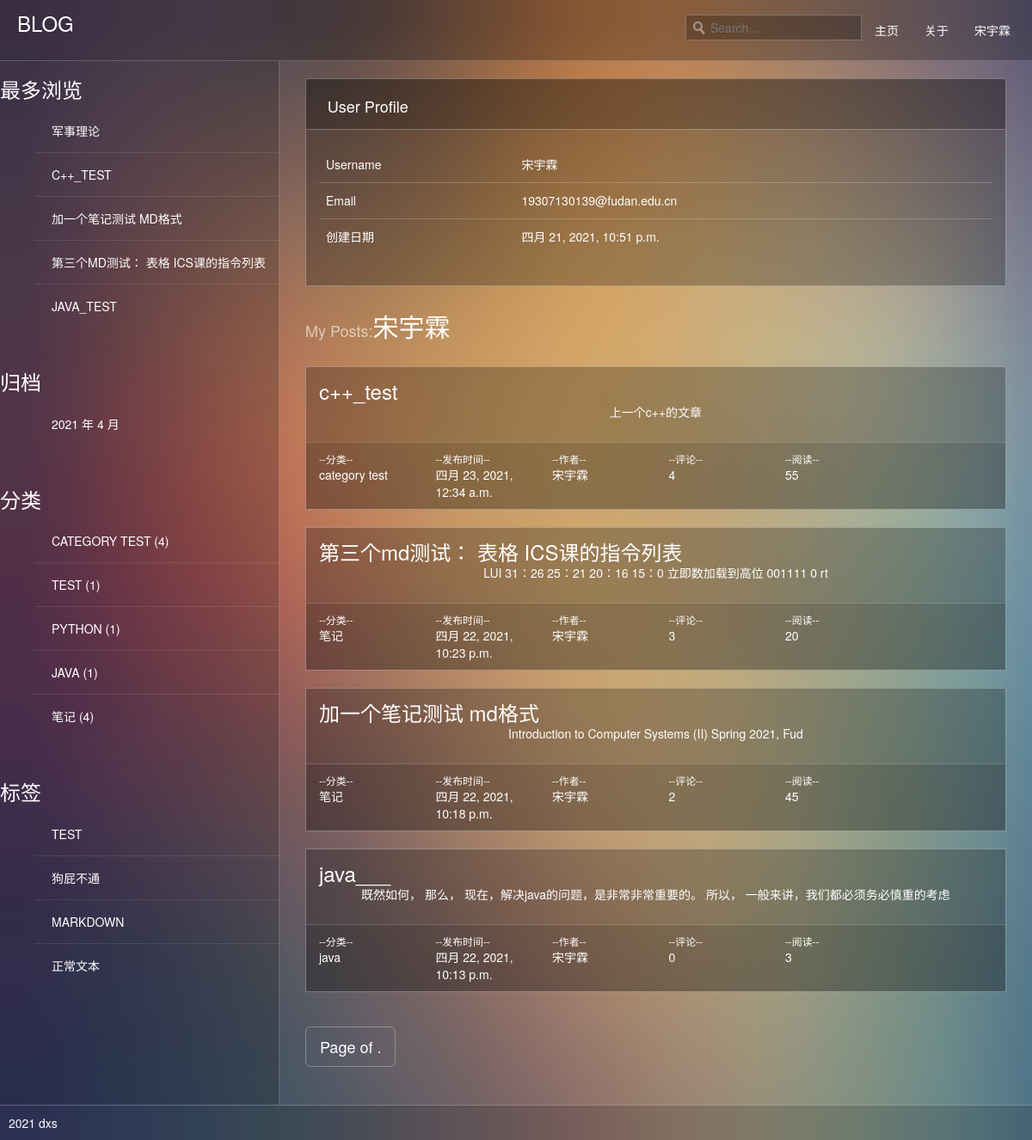
/profile/戴旭书/ (signed in), run on the app's committed database.
### blog/models.py (models this page shows, shortened)
class Post(models.Model):
    def get_absolute_url(self):
        return reverse('blog:detail', kwargs={'pk': self.pk})
    title = models.CharField(max_length=70)
    body = models.TextField()
    created_time = models.DateTimeField('创建时间',default=timezone.now)
    modified_time = models.DateTimeField()
    excerpt = models.CharField(max_length=200, blank=True)
    category = models.ForeignKey(Category, on_delete=models.CASCADE)
    author = models.ForeignKey(User, on_delete=models.CASCADE)
    views = models.PositiveIntegerField(default=0, editable=False)

class Category(models.Model):
    name = models.CharField(max_length=100)

class Tag(models.Model):
    name = models.CharField(max_length=100)

### blog/views.py (the view, shortened to what this page needs)
# urls.py: path('profile/<str:name>/', views.profile, name='profile'),
def profile(request,name):
    message=None
    post_list=Post.objects.filter(author=request.user).order_by('-created_time')
    return render(request,'blog/profile.html',context={'post_list':post_list,'message':message
    })

### blog/templatetags/blog_extras.py (called while the page is built)
@register.inclusion_tag('blog/inclusions/_most_viewed.html', takes_context=True)
def show_recent_posts(context, num=5):
    return {
        'most_viewed_list': Post.objects.all().order_by('-views')[:num],
    }

@register.inclusion_tag('blog/inclusions/_archives.html', takes_context=True)
def show_archives(context):
    return {
        'date_list': Post.objects.dates('created_time', 'month', order='DESC'),
    }

@register.inclusion_tag('blog/inclusions/_categories.html', takes_context=True)
def show_categories(context):
    category_list = Category.objects.annotate(num_posts=Count('post')).filter(num_posts__gt=0)
    return {
        'category_list': category_list,
    }

@register.inclusion_tag('blog/inclusions/_tags.html', takes_context=True)
def show_tags(context):
    tag_list = Tag.objects.all()
    return {
        'tag_list': tag_list,
    }

### templates/blog/profile.html (shortened to what this page needs)
{% extends 'base.html' %}
{% block main %}
  <div class="page-content">
    <div class="content container">
      <div class="row">
        <div class="col-lg-12">
          <div class="widget">
            <div class="widget-header">
              <h3>User Profile</h3>
            </div>
            <div class="widget-content">
              <table class="table">
                <thead>
                  <tr>
                    <th>Username</th>
                    <th>{{request.user.username}}</th>
                  </tr>
                </thead>
                <tbody>
                  <tr>
                    <td>Email</td>
                    <td>{{request.user.email}}</td>
                  </tr>
                  <tr>
                    <td>创建日期</td>
                    <td>{{request.user.date_joined}}</td>
                  </tr>
                </tbody>
              </table>
            </div>
          </div>
        </div>
      </div>
      <div class="row">
        <div class="col-lg-12">
          <h2 class="page-title"> <small>My Posts:</small>{{request.user.username}}</h2>
        </div>
      </div>
      {%for post in post_list %}
      <div class="row">
        <div class="col-lg-12">
          <div class="widget-container">
            <div class="padded"> <a href="{{ post.get_absolute_url }}"><span class="h3">{{post.title}}</span></a>
              <div class="text-center padder m-t"> <p>{{post.excerpt}}</p> </div>
            </div>
            <div class="widget-footer lt">
              <div class="row">
                <div class="col-xs-2"> <small class="text-muted block">--分类--</small> <span>{{post.category.name}}</span> </div>
                <div class="col-xs-2"> <small class="text-muted block">--发布时间--</small> <span>{{post.created_time}}</span> </div>
                <div class="col-xs-2"> <small class="text-muted block">--作者--</small> <span>{{post.author}}</span> </div>
                <div class="col-xs-2"> <small class="text-muted block">--评论--</small> <span>{{post.comment_set.count}}</span> </div>
                <div class="col-xs-2"> <small class="text-muted block">--阅读--</small> <span>{{post.views}}</span> </div>
              </div>
            </div>
          </div>
        </div>
      </div>
      {% endfor %}
      <div>
        <ul class="pagination pagination-lg">
          <li><a href="#">Page {{ post_list.number }} of {{ post_list.paginator.num_pages }}.</a></li>
        </ul>
      </div>
    </div>
  </div>
{% endblock main %}

### templates/base.html (shortened to what this page needs)
{% load static %}
{% load blog_extras %}
<!DOCTYPE html>
<html>
<head>
<link href="{% static 'blog/css/bootstrap.css' %}" rel="stylesheet" media="screen">
<link href="{% static 'blog/css/thin-admin.css' %}" rel="stylesheet" media="screen">
<link href="{% static 'blog/css/font-awesome.css' %}" rel="stylesheet" media="screen">
<link href="{% static 'blog/style/style.css' %}" rel="stylesheet">
<link href="{% static 'blog/style/dashboard.css' %}" rel="stylesheet">
<link href="{% static 'blog/assets/jquery-easy-pie-chart/jquery.easy-pie-chart.css' %}" rel="stylesheet" type="text/css" media="screen"/>
</head>
<body >
{% if request.user.username %}
<div class="container">
  <div class="top-navbar header b-b"> <a data-original-title="Toggle navigation" class="toggle-side-nav pull-left" href="#"> </a>
    <div class="brand pull-left"> <a href="{% url 'blog:index' %}">BLOG</a></div>
    <ul class="nav navbar-nav navbar-right">
      <form class="pull-left" action="{% url 'blog:index' %}" method="post">
      <input type="search" placeholder="Search..." class="search" id="search-input" name="search">
    </form>
      <li><a href="https://github.com/GOODChives">主页</a></li>
      <li><a href="https://github.com/GOODChives/blog_test">关于</a></li>
      <li class="dropdown user  hidden-xs"> <a data-toggle="dropdown" class="dropdown-toggle" href="#">  <span class="username">{{request.user.username}}</span>  </a>
      </li>
  </div>
</div>
 {% endif %}
<div class="wrapper">
  <div class="left-nav">
    <div id="side-nav">
      <ul id="nav">
        {% show_recent_posts %}
        {% show_archives %}
        {% show_categories %}
        {% show_tags %}
      </ul>
    </div>
  </div>
  {% block main %}
  {% endblock main %}
</div>
<div class="bottom-nav footer"> 2021 dxs </div>
</body>
</html>

### templates/blog/inclusions/_most_viewed.html
<div class="widget widget-recent-posts">
    <h3 class="widget-title">最多浏览</h3>
    <ul>
      {% for post in most_viewed_list %}
        <li>
          <a href="{{ post.get_absolute_url }}">{{ post.title }}</a>
        </li>
      {% empty %}
        暂无文章！
      {% endfor %}
    </ul>
  </div>

### templates/blog/inclusions/_categories.html
<div class="widget widget-category">
    <h3 class="widget-title">分类</h3>
    <ul>
      {% for category in category_list %}
        <li>
          <a href="{% url 'blog:category' category.pk %}">{{ category.name }} <span class="post-count">({{ category.num_posts }})</span></a>
        </li>
      {% empty %}
        暂无分类！
      {% endfor %}
    </ul>
  </div>

### templates/blog/inclusions/_tags.html
<div class="widget widget-tag-cloud">
    <h3 class="widget-title">标签</h3>
    <ul>
      {% for tag in tag_list %}
        <li>
          <a href="{% url 'blog:tag' tag.pk %}">{{ tag.name }}</a>
        </li>
      {% empty %}
        暂无标签！
      {% endfor %}
    </ul>
  </div>

### blog/static/blog/css/thin-admin.css (style rules this page uses)
body { background-color: #54364a; background-size: cover; background-image:url(../images/a.jpg); }
.header { background-color: rgba(0, 0, 0, 0.25); padding: 10px; color: #fff; }
.footer { background-color: rgba(0, 0, 0, 0.15); padding: 10px; color: #fff; }
.left-nav { background-color: rgba(0, 0, 0, 0.20); color: #FFF; display: table-cell; float: none!important; vertical-align:top; }
.page-content { color: #FFF; padding: 20px 30px; display: table-cell; float: none!important; }
.wrapper { display: table; width: 100%; }
.b-b { border-bottom: 1px solid rgba(255, 255, 255, 0.2); }
.bottom-nav { width: 100%; border-top: 1px solid rgba(255,255,255, 0.25); }
.brand { font-size: 24px; padding: 0px 10px; width: 16%; display: table; }
.brand a { font-size: 24px; color: #fff; text-decoration: none; }
.container { max-width: none !important; padding: 0; }
#side-nav * { overflow-x: hidden; overflow-y: visible; text-overflow: ellipsis; white-space: nowrap; }
#side-nav ul#nav { list-style: none outside none; margin: 0; padding: 0; }
#side-nav ul#nav li { border-bottom: 1px solid rgba(255,255,255, 0.1); display: block; margin: 0; padding: 0; }
#side-nav ul#nav li:last-child, #side-nav ul#nav li.open, #side-nav ul#nav li.open-default, #side-nav ul#nav li.open-fixed { border-bottom: 0 none; }
#side-nav ul#nav li a { border: 0 none; color: #fff; display: block; font-size: 14px; font-weight: 200; margin: 0; padding: 15px 15px 15px 20px; position: relative; text-decoration: none; text-transform: uppercase; }
@media (min-width:320px) { .top-navbar { float: left; width: 100%; } }
@media (min-width:320px) { .left-nav { float: none!important; width: 150px; vertical-align:top; } }
@media (min-width:320px) { .page-title { margin: 0px !important; } }
@media (min-width:320px) { .search { display: none!important; } }
@media (min-width:481px) { .top-navbar { float: left; width: 100%; } }
@media (min-width:481px) { .left-nav { float: none!important; width: 150px; vertical-align:top; } }
@media (min-width:481px) { .page-title { margin: 0px !important; } }
@media (min-width:481px) { .search { display: none!important; } }
@media (min-width:641px) { .top-navbar { float: left; width: 100%; } }
@media (min-width:641px) { .left-nav { float: none!important; width: 150px; border-right: 1px solid rgba(255,255,255, 0.2); vertical-align:top; } }
@media (min-width:641px) { .search { display: block!important; } }
@media (min-width:961px) { .top-navbar { float: left; width: 100%; } }
@media (min-width:961px) { .left-nav { float: none!important; width: 250px; vertical-align:top; } }
@media (min-width:1025px) { .top-navbar { float: left; width: 100%; } }
@media (min-width:1025px) { .left-nav { float: none!important; width: 250px; vertical-align:top; } }
.page-title { margin: -30px 0 0; padding: 0 0 30px; }
.widget-container { background-color: rgba(0, 0, 0, 0.25); border: 1px solid rgba(255,255,255, 0.3); margin-bottom:20px; }
.padded { padding: 15px; }
.text-center { text-align: center; }
.widget-footer { background-color: rgba(0, 0, 0, 0.10); border-top: 1px solid rgba(255,255,255, 0.2); padding: 10px 15px; }
.lt { background-color: rgba(0, 0, 0, 0.10); }
.text-muted { color: #FFFFFF; }
.block { display: block; }
.table th { color: #FFFFFF; font-weight: 300; }
input[type="search"], input.search { background: url(../images/search.png) no-repeat scroll 5px 5px rgba(0, 0, 0, 0.15); padding-left: 26px; }
textarea, input[type="text"], input[type="password"], input[type="datetime"], input[type="datetime-local"], input[type="date"], input[type="month"], input[type="time"], input[type="week"], input[type="number"], input[type="email"], input[type="url"], input[type="search"], input[type="tel"], input[type="color"], .uneditable-input { background-color: rgba(0, 0, 0, 0.25); border: 1px solid rgba(255, 255, 255, 0.25); color: #fff; min-height: 30px; padding-left: 6px; padding-right: 6px; transition: border 0.2s linear 0s, box-shadow 0.2s linear 0s; }
#search-input { padding-left: 28px; }
.search { background-color: rgba(0, 0, 0, 0.25); display: block; border: 1px solid rgba(255, 255, 255, 0.25); color: #fff; min-height: 30px; padding-left: 6px; padding-right: 6px; margin-top: 7px; }

### data on the page
Post: title "军事理论"
Post: title "C++_TEST", title "c++_test", excerpt "上一个c++的文章", category.name "category test", created_time "四月 23, 2021, 12:34 a.m.", author "宋宇霖", comment_set.count "4", views "55"
Post: title "加一个笔记测试 MD格式", title "加一个笔记测试 md格式", excerpt "Introduction to Computer Systems (II) Spring 2021, Fud", category.name "笔记", created_time "四月 22, 2021, 10:18 p.m.", author "宋宇霖", comment_set.count "2", views "45"
Post: title "第三个MD测试： 表格 ICS课的指令列表", title "第三个md测试： 表格 ICS课的指令列表", excerpt "LUI 31：26 25：21 20：16 15：0 立即数加载到高位 001111 0 rt", category.name "笔记", created_time "四月 22, 2021, 10:23 p.m.", author "宋宇霖", comment_set.count "3", views "20"
Post: title "JAVA_TEST"
Category: name "CATEGORY TEST", num_posts "4"
Category: name "TEST", num_posts "1"
Category: name "PYTHON", num_posts "1"
Category: name "JAVA", num_posts "1"
Category: name "笔记", num_posts "4"
Tag: name "TEST"
Tag: name "狗屁不通"
Tag: name "MARKDOWN"
Tag: name "正常文本"
Post: title "java___", excerpt "既然如何， 那么， 现在，解决java的问题，是非常非常重要的。 所以， 一般来讲，我们都必须务必慎重的考虑", category.name "java", created_time "四月 22, 2021, 10:13 p.m.", author "宋宇霖", comment_set.count "0", views "3"

### other printed values
{{ request.user.username }} "宋宇霖"
{{ date.year }} "2021"
{{ date.month }} "4"
{{ request.user.email }} "19307130139@fudan.edu.cn"
{{ request.user.date_joined }} "四月 21, 2021, 10:51 p.m."
